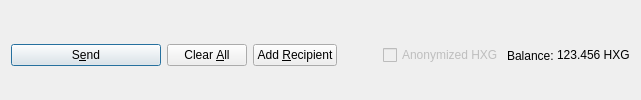
         <widget class="QFrame" name="frame_Send">
          <layout class="QHBoxLayout" name="horizontalLayout">
           <property name="bottomMargin">
            <number>0</number>
           </property>
           <item>
            <widget class="QPushButton" name="sendButton">
             <property name="minimumSize">
              <size>
               <width>150</width>
               <height>0</height>
              </size>
             </property>
             <property name="toolTip">
              <string>Confirm the send action</string>
             </property>
             <property name="text">
              <string>S&amp;end</string>
             </property>
             <property name="icon">
              <iconset resource="../hexogen.qrc">
               <normaloff>:/icons/send</normaloff>:/icons/send</iconset>
             </property>
             <property name="autoDefault">
              <bool>false</bool>
             </property>
             <property name="default">
              <bool>true</bool>
             </property>
            </widget>
           </item>
           <item>
            <widget class="QPushButton" name="clearButton">
             <property name="sizePolicy">
              <sizepolicy hsizetype="Minimum" vsizetype="Fixed">
               <horstretch>0</horstretch>
               <verstretch>0</verstretch>
              </sizepolicy>
             </property>
             <property name="toolTip">
              <string>Clear all fields of the form.</string>
             </property>
             <property name="text">
              <string>Clear &amp;All</string>
             </property>
             <property name="icon">
              <iconset resource="../hexogen.qrc">
               <normaloff>:/icons/remove</normaloff>:/icons/remove</iconset>
             </property>
             <property name="autoDefault">
              <bool>false</bool>
             </property>
            </widget>
           </item>
           <item>
            <widget class="QPushButton" name="addButton">
             <property name="toolTip">
              <string>Send to multiple recipients at once</string>
             </property>
             <property name="text">
              <string>Add &amp;Recipient</string>
             </property>
             <property name="icon">
              <iconset resource="../hexogen.qrc">
               <normaloff>:/icons/add</normaloff>:/icons/add</iconset>
             </property>
             <property name="autoDefault">
              <bool>false</bool>
             </property>
            </widget>
           </item>
           <item>
            <spacer name="horizontalSpacer">
             <property name="orientation">
              <enum>Qt::Horizontal</enum>
             </property>
             <property name="sizeHint" stdset="0">
              <size>
               <width>40</width>
               <height>20</height>
              </size>
             </property>
            </spacer>
           </item>
           <item>
            <layout class="QHBoxLayout" name="horizontalLayout_2">
             <property name="spacing">
              <number>3</number>
             </property>
             <item>
              <widget class="QCheckBox" name="checkzHXG">
               <property name="enabled">
                <bool>false</bool>
               </property>
               <property name="text">
                <string>Anonymized HXG</string>
               </property>
              </widget>
             </item>
             <item>
              <widget class="QLabel" name="label">
               <property name="text">
                <string>Balance:</string>
               </property>
              </widget>
             </item>
             <item>
              <widget class="QLabel" name="labelBalance">
               <property name="sizePolicy">
                <sizepolicy hsizetype="Preferred" vsizetype="Fixed">
                 <horstretch>0</horstretch>
                 <verstretch>0</verstretch>
                </sizepolicy>
               </property>
               <property name="cursor">
                <cursorShape>IBeamCursor</cursorShape>
               </property>
               <property name="text">
                <string notr="true">123.456 HXG</string>
               </property>
               <property name="textInteractionFlags">
                <set>Qt::LinksAccessibleByMouse|Qt::TextSelectableByKeyboard|Qt::TextSelectableByMouse</set>
               </property>
              </widget>
             </item>
            </layout>
           </item>
          </layout>
         </widget>
